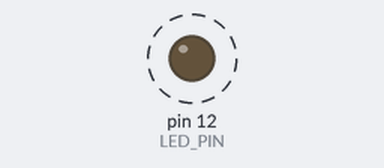
Recording of a sketch running on a simulated Arduino Uno, built with avr-gcc and run on an emulated ATmega328P. Parts: output pins drawn as LEDs (lit = HIGH). Dashed ring = blinking.

Above: at 0.2 s.
Timing chart, 0 to 3.0 s (numbered marks = the images above):
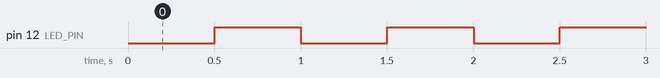

The sketch:

activity9.ino
```cpp
#define LED_PIN 12

unsigned long previousTimeLEDBlink = millis();
unsigned long blinkDelay = 500;

int LEDState = LOW;

void setup() {
  Serial.begin(115200);
  Serial.setTimeout(10);

  pinMode(LED_PIN, OUTPUT);
}

void loop() {
  if (Serial.available() > 0) {
    int data = Serial.parseInt();
    if ((data >= 100) && (data <= 4000)) {
      blinkDelay = data;
    }
  }

  unsigned long timeNow = millis();
  if (timeNow - previousTimeLEDBlink > blinkDelay) {
    if (LEDState == LOW) {
      LEDState = HIGH;
    }
    else {
      LEDState = LOW;
    }
    digitalWrite(LED_PIN, LEDState);
    previousTimeLEDBlink += blinkDelay;
  }
}
```

Measured:
- by itself, pin 12 (LED_PIN): alternates HIGH for 0.50 s and LOW for 0.50 s
